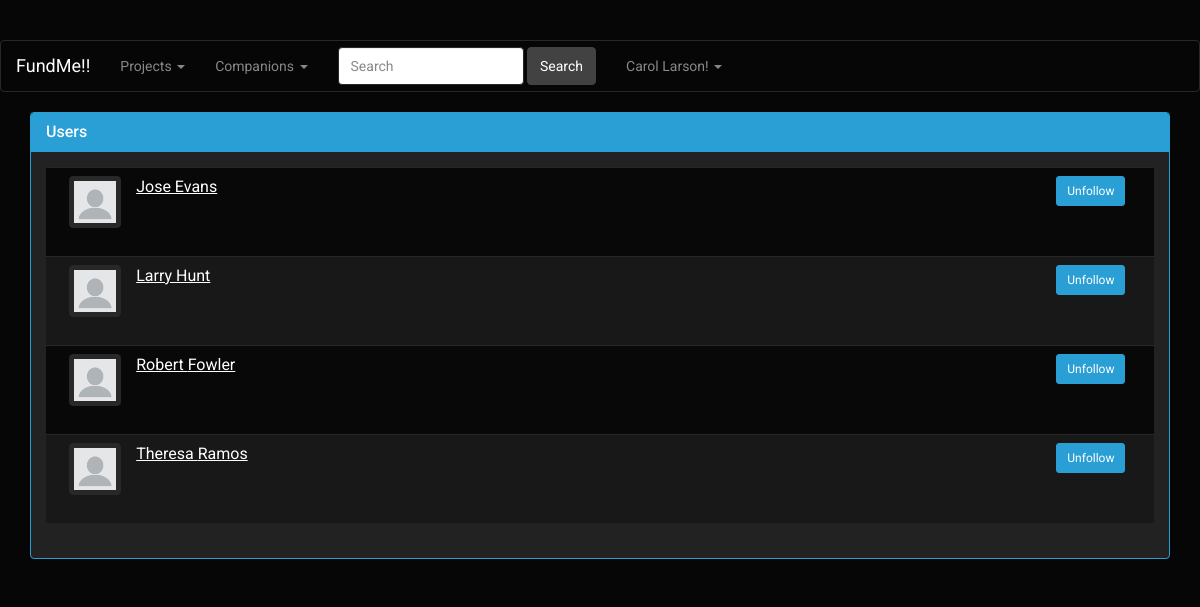
Page /getfollowing.php?email=clarson1@blog.com (signed in) on the committed database.
### tables this page shows
CREATE TABLE `USER` (
  `EMAIL_ID` VARCHAR(45) NOT NULL,
  `PASSWORD` VARCHAR(45) NOT NULL,
  `FIRST_NAME` VARCHAR(45) NOT NULL,
  `LAST_NAME` VARCHAR(45) NOT NULL,
  `ADDRESS_LINE_1` VARCHAR(100) NOT NULL,
  `ADDRESS_LINE_2` VARCHAR(100) NULL,
  `CITY` VARCHAR(45) NOT NULL,
  `STATE` VARCHAR(45) NOT NULL,
  `COUNTRY` VARCHAR(45) NOT NULL,
  `ZIPCODE` INT(11) NOT NULL,
  `PHONE` VARCHAR(10) NOT NULL,
  `INTEREST` VARCHAR(45) DEFAULT NULL,
  `PHOTO` BLOB,
  PRIMARY KEY (`EMAIL_ID`)
);

CREATE TABLE `FOLLOWER` (
  `FOLLOWER_EMAIL_ID` VARCHAR(45) NOT NULL,
  `FOLLOWED_EMAIL_ID` VARCHAR(45) NOT NULL,
  `FOLLOW_START_DATETIME` DATETIME NOT NULL,
  `FOLLOW_END_DATETIME` DATETIME NULL,
  PRIMARY KEY (`FOLLOWER_EMAIL_ID`, `FOLLOWED_EMAIL_ID`),
  CONSTRAINT `FK_FOLLOWER_USER_FOLLOWER_EMAIL_ID`
    FOREIGN KEY (`FOLLOWER_EMAIL_ID`)
    REFERENCES `USER` (`EMAIL_ID`)
    ON DELETE CASCADE
    ON UPDATE CASCADE,
  CONSTRAINT `FK_FOLLOWER_USER_FOLLOWED_EMAIL_ID`
    FOREIGN KEY (`FOLLOWED_EMAIL_ID`)
    REFERENCES `USER` (`EMAIL_ID`)
    ON DELETE CASCADE
    ON UPDATE CASCADE
);

### getfollowing.php (the view, shortened to what this page needs)
<html lang="en">
<head>
    <link href="css/bootstrap.min.css" rel="stylesheet">
    <link rel="stylesheet" href="https://maxcdn.bootstrapcdn.com/bootstrap/3.3.7/css/bootstrap.min.css"
>
</head>
<body>
<?php
require 'dbconn.php';
require 'navbar.php';
?>
<?php
$us = $_GET['email'];
if (!isset($_SESSION['email'])) {
    echo "Enter Username Please";
} else {
    $sql =
        "SELECT FOLLOWED_EMAIL_ID,FIRST_NAME,LAST_NAME, PHOTO FROM fundraise.follower f join user u on f.FOLLOWED_EMAIL_ID=u.EMAIL_ID where f.FOLLOWER_EMAIL_ID = '" . $us . "'";
    $result = $conn->query($sql);
    if ($result->num_rows === 0) {
        ?>
        <script>
            alert("You do not follow anyone!")
            window.location.href = 'homepage.php';
        </script>
    <?php
    } else {
    ?>
        <div class="container">
            <div class='panel panel-primary'>
                <div class='panel-heading'>
                    <h3 class='panel-title'>Users</h3>
                </div>
                <div class='panel-body'>
                    <table class="table table-striped table-hover">
                        <tbody>
                        <?php
                        while ($row = $result->fetch_assoc()) { ?>
                            <tr>
                                <td>
                                    <div class="col-sm-1">
                                        <div class="thumbnail">
                                            <?php
                                            if (is_null($row['PHOTO'])) {
                                                ?>
                                                <img class="img-responsive user-photo" src="img/blank.png">
                                                <?php
                                            } else {
                                                ?>
                                                <img class="img-responsive user-photo"
>
                                                <?php
                                            }
                                            ?>
                                        </div>
                                    </div>
                                    <a href="viewOtherUserProfile.php?email=<?php echo $row['FOLLOWED_EMAIL_ID'] ?>">
                                        <?php echo $row['FIRST_NAME'] . " " . $row['LAST_NAME'] ?>
                                    </a>
                                </td>
                                <td>
                                    <?php
                                    $sql_checkfollower=
                                        "SELECT * FROM FOLLOWER WHERE UPPER(FOLLOWER_EMAIL_ID)=UPPER('".$us."') AND UPPER(FOLLOWED_EMAIL_ID)=UPPER('".$row['FOLLOWED_EMAIL_ID']."')";
                                    $result_checkfollower=$conn->query($sql_checkfollower);
                                    if($result_checkfollower->num_rows===0)
                                    {
                                        echo"<a href='addfollow.php?email=".$row['FOLLOWED_EMAIL_ID']."' class='btn btn-primary btn-sm'>Follow</a>";
                                    }
                                    else
                                    {
                                        echo"<a href='unfollow.php?email=".$row['FOLLOWED_EMAIL_ID']."' class='btn btn-primary btn-sm'>Unfollow</a>";
                                    }
                                    ?>
                                </td>
                            </tr>
                            <?php
                        } ?>
                        </tbody>
                    </table>
                </div>
            </div>
        </div>
        <?php
    }
}
?>
</body>
</html>

### navbar.php (shortened to what this page needs)
<?php
require 'dbconn.php';
?>
<nav class="navbar navbar-default">
    <div class="container-fluid">
        <div class="navbar-header">
            <a class="navbar-brand" href="homepage.php">FundMe!!</a>
        </div>
        <div class="collapse navbar-collapse" id="bs-example-navbar-collapse-1">
            <ul class="nav navbar-nav">
                <li class="dropdown">
                    <a href="#" class="dropdown-toggle" data-toggle="dropdown" role="button" aria-expanded="false">Projects
                        <span class="caret"></span></a>
                </li>
                <li class="dropdown">
                    <a href="#" class="dropdown-toggle" data-toggle="dropdown" role="button" aria-expanded="false">Companions
                        <span class="caret"></span></a>
                </li>
                <li>
                    <form class="navbar-form navbar-left" role="search" method="POST" action="search.php">
                        <div class="form-group">
                            <input type="text" class="form-control" placeholder="Search" name="keyword">
                        </div>
                        <button type="submit" class="btn btn-default">Search</button>
                    </form>
                </li>
                <li class="dropdown">
                    <a href="#" class="dropdown-toggle" data-toggle="dropdown" role="button" aria-expanded="false">
                        <?php
                        if (isset($_SESSION['email'])) {
                            $sql_getname = "select first_name,last_name from user where email_id='" . $_SESSION['email'] . "'";
                            $result_getname = $conn->query($sql_getname);
                            $row_getname = $result_getname->fetch_assoc();
                            echo $row_getname['first_name'] . " " . $row_getname['last_name'] . "!";
                        } else {
                        }
                        ?>
                        <span class="caret"></span></a>
                </li>
            </ul>
        </div>
    </div>
</nav>

### rows in the picture
user: FIRST_NAME "Carol", LAST_NAME "Larson"
follower: FOLLOWED_EMAIL_ID.FIRST_NAME "Jose", FOLLOWED_EMAIL_ID.LAST_NAME "Evans"
follower: FOLLOWED_EMAIL_ID.FIRST_NAME "Larry", FOLLOWED_EMAIL_ID.LAST_NAME "Hunt"
follower: FOLLOWED_EMAIL_ID.FIRST_NAME "Robert", FOLLOWED_EMAIL_ID.LAST_NAME "Fowler"
follower: FOLLOWED_EMAIL_ID.FIRST_NAME "Theresa", FOLLOWED_EMAIL_ID.LAST_NAME "Ramos"
